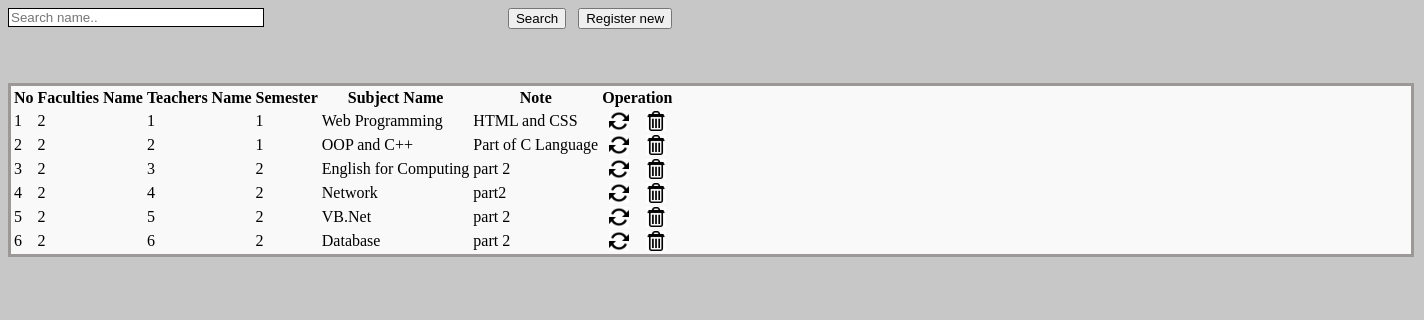
Screenshot of /View_Subjects.php with the database file from the repository.
### tables this page shows
CREATE TABLE IF NOT EXISTS `sub_tbl` (
  `sub_id` int(10) unsigned NOT NULL AUTO_INCREMENT,
  `faculties_id` int(10) NOT NULL,
  `teacher_id` int(10) NOT NULL,
  `semester` varchar(10) NOT NULL,
  `sub_name` varchar(100) NOT NULL,
  `note` varchar(100) NOT NULL,
  PRIMARY KEY (`sub_id`)
);

### View_Subjects.php (the view, shortened to what this page needs)
<!DOCTYPE html PUBLIC "-//W3C//DTD XHTML 1.0 Transitional//EN" "http://www.w3.org/TR/xhtml1/DTD/xhtml1-transitional.dtd">
<html xmlns="http://www.w3.org/1999/xhtml">
<head>
<link rel="stylesheet" type="text/css" href="css/style_view.css" />
</head>
<body>
<div class="btn_pos">
        <form method="post">
            <input type="text" name="searchtxt" class="input_box_pos form-control" placeholder="Search name.." />
            <div class="btn_pos_search">
            <input type="submit" class="btn btn-primary btn-large" value="Search"/>&nbsp;&nbsp;
            <a href="?tag=subject_entry"><input type="button" class="btn btn-large btn-primary" value="Register new" name="butAdd"/></a>
            </div>
        </form>
    </div><br><br>
<br />
<div class="table_margin">
<table class="table table-bordered">
        <thead>
            <tr>
            <th style="text-align: center;">No</th>
            <th style="text-align: center;">Faculties Name</th>
            <th style="text-align: center;">Teachers Name</th>
            <th style="text-align: center;">Semester</th>
            <th style="text-align: center;">Subject Name</th>
            <th style="text-align: center;">Note</th>
            <th style="text-align: center;" colspan="2">Operation</th>
            </tr>
        </thead>
         <?php
		 $key="";
	if($key !="")
		$sql_sel=mysql_query("SElECT * FROM sub_tbl WHERE sub_name  like '%$key%' ");
	else
        $sql_sel=mysql_query("SELECT * FROM sub_tbl");
    $i=0;
    while($row=mysql_fetch_array($sql_sel)){
    $i++;
    ?>
      <tr>
            <td><?php echo $i;?></td>
            <td><?php echo $row['faculties_id'];?></td>
            <td><?php echo $row['teacher_id'];?></td>
            <td><?php echo $row['semester'];?></td>
            <td><?php echo $row['sub_name'];?></td>
            <td><?php echo $row['note'];?></td>
            <td align="center"><a href="?tag=subject_entry&opr=upd&rs_id=<?php echo $row['sub_id'];?>" title="Upate"><img style="-webkit-box-shadow: 0px 0px 0px 0px rgba(50, 50, 50, 0.75);-moz-box-shadow:    0px 0px 0px 0px rgba(50, 50, 50, 0.75);box-shadow:         0px 0px 0px 0px rgba(50, 50, 50, 0.75);" src="picture/update.png" height="20" alt="Update" /></a></td>
            <td align="center"><a href="?tag=view_subjects&opr=del&rs_id=<?php echo $row['sub_id'];?>" title="Delete"><img style="-webkit-box-shadow: 0px 0px 0px 0px rgba(50, 50, 50, 0.75);-moz-box-shadow:    0px 0px 0px 0px rgba(50, 50, 50, 0.75);box-shadow:         0px 0px 0px 0px rgba(50, 50, 50, 0.75);" src="picture/delete.jpeg" height="20" alt="Delete" /></a></td>
        </tr>
    <?php
    }
    ?>
</table>
</div>
</body>
</html>

### css/style_view.css (style rules this page uses)
body { background-color: #c7c7c7; }
.table_margin { background-color: #f9f9f9; }
.table_margin { width: 1400px; border: 3px solid #9d9898; }
.btn_pos { text-align: center; }
.input_box_pos { width: 250px; border: 1px solid black; float: left; }
.btn_pos { margin-right: 500px; }

### rows the page displays
sub_tbl: faculties "2", teacher "1", semester "1", sub_name "Web Programming", note "HTML and CSS"
sub_tbl: faculties "2", teacher "2", semester "1", sub_name "OOP and C++", note "Part of C Language"
sub_tbl: faculties "2", teacher "3", semester "2", sub_name "English for Computing", note "part 2"
sub_tbl: faculties "2", teacher "4", semester "2", sub_name "Network", note "part2"
sub_tbl: faculties "2", teacher "5", semester "2", sub_name "VB.Net", note "part 2"
sub_tbl: faculties "2", teacher "6", semester "2", sub_name "Database", note "part 2"
